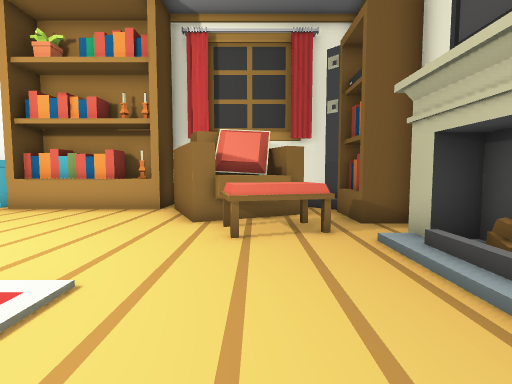
View 1 (above)

14 first-person views from a walk through a 3-D level made in the Unity game engine. The camera is 1.2 m above the floor, tilts 4° down and sees 85° across. The floor is counted in squares, 1 m on a side. Each view is taken from the middle of a square. On the plan, view 1 faces up. The plan holds only what a view shows up to about 13 squares ahead; the rest is blank. Some surface patterns are stand-ins.

View 2
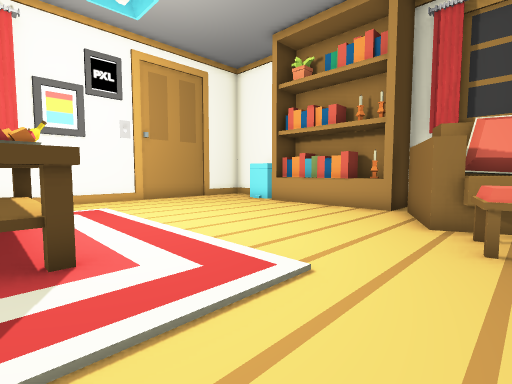

View 3
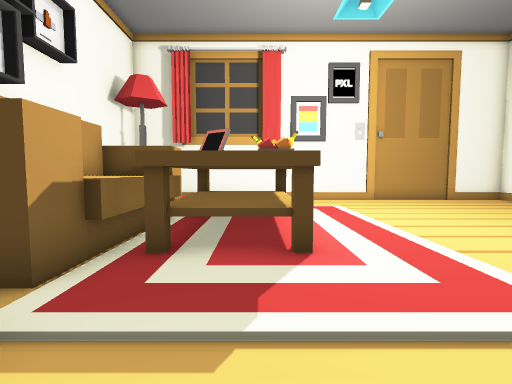

View 4
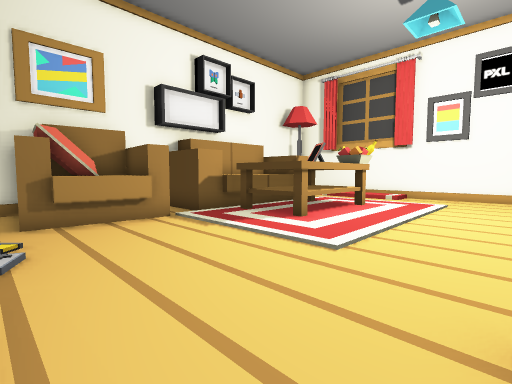

View 5
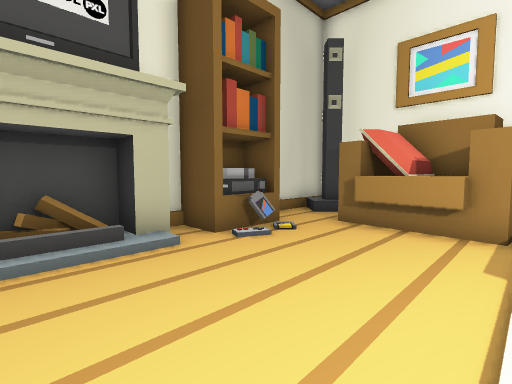

View 6
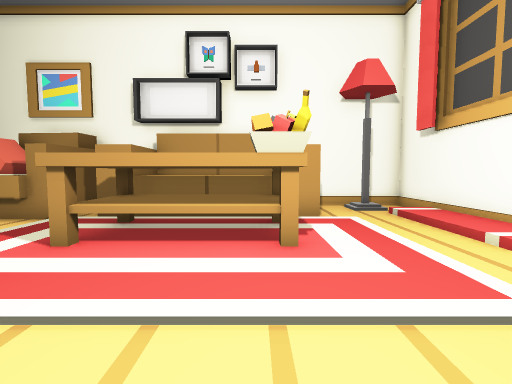

View 7
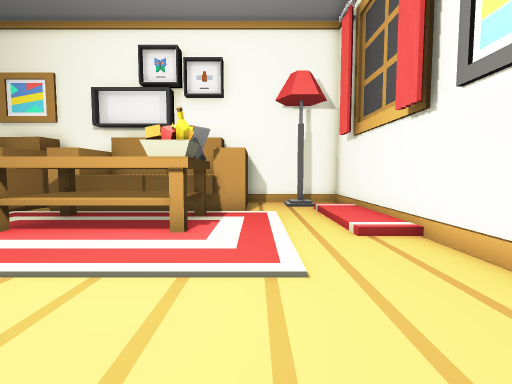

View 8
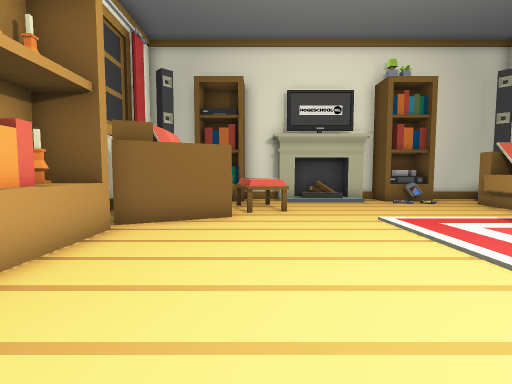

View 9
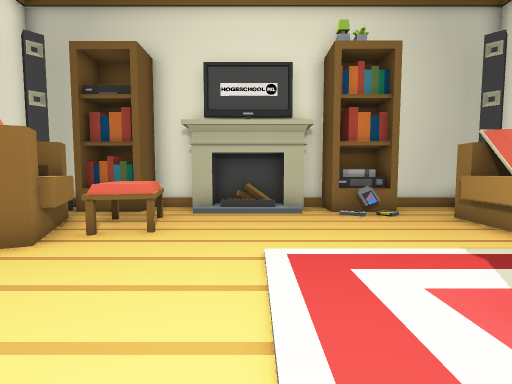

View 10
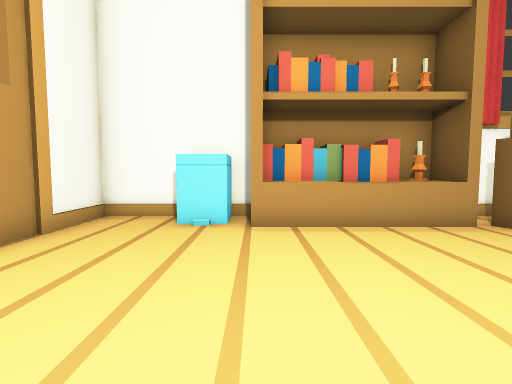

View 11
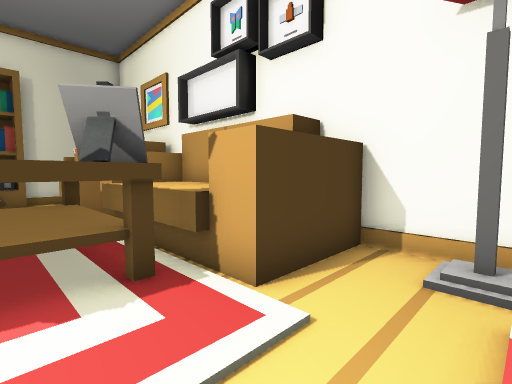

View 12
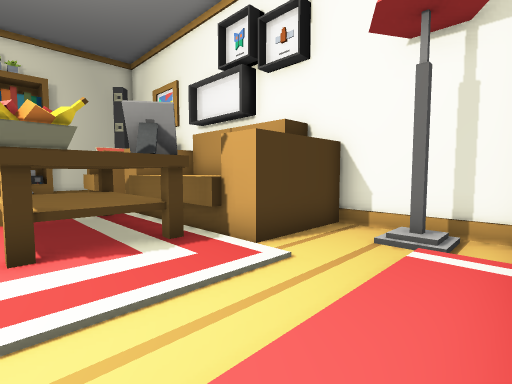

View 13
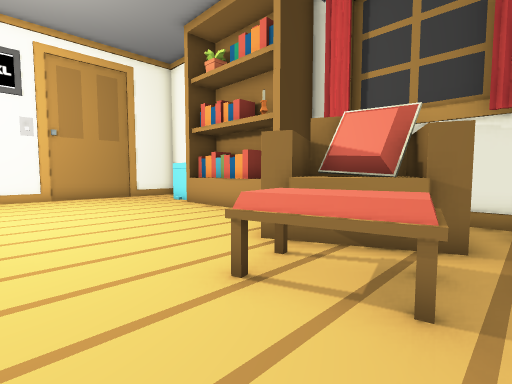

View 14
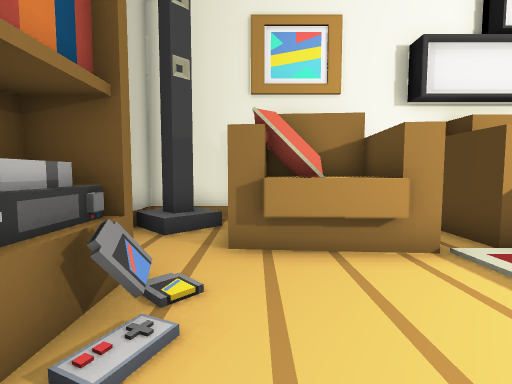

### Floor plan
Key: @ floor where view 1 was taken; # wall or solid block; . floor; / step, stairs or slope; O other object.
Columns run from 13 left of view 1 to 4 right of it. Each row starts with its distance up from view 1.
 11 ###OOO    O#######
 10 #..OOOOOOOO   ..O#
  9 #....OOOOOOOOOO..#
  8 #..........OOOO.OO
  7 #...........OOO.OO
  6 #...........OOO..#
  5 #/...........O..#O
  4 #/..............OO
  3 #/..............OO
  2 #/..       .....OO
  1 #//.  OOOO ......O
  0 #//. OOOOO ..@.OOO
 -1 #//. OOOOO .....OO
 -2 #//...O  O..OOO..#
 -3 #//..OOOOOOOOOO..#
 -4 #/O..OOOOOOOOOO.O#
 -5 #.//.O   O  O O..#
 -6 #####          ###

Where each view was taken, in squares from view 1:
view 1: 0 up, 0 right, facing up
view 2: 0 up, 0 right, facing up-left
view 3: 0 up, 0 right, facing left
view 4: 5 up, 2 right, facing down-left
view 5: 4 up, 2 left, facing down-right
view 6: 5 up, 7 left, facing down
view 7: 6 up, 9 left, facing down
view 8: 6 up, 9 left, facing right
view 9: 3 up, 6 left, facing right
view 10: 3 up, 8 left, facing up
view 11: 0 up, 11 left, facing down-right
view 12: 1 up, 12 left, facing down-right
view 13: 3 up, 2 right, facing up-left
view 14: 2 up, 1 right, facing down
